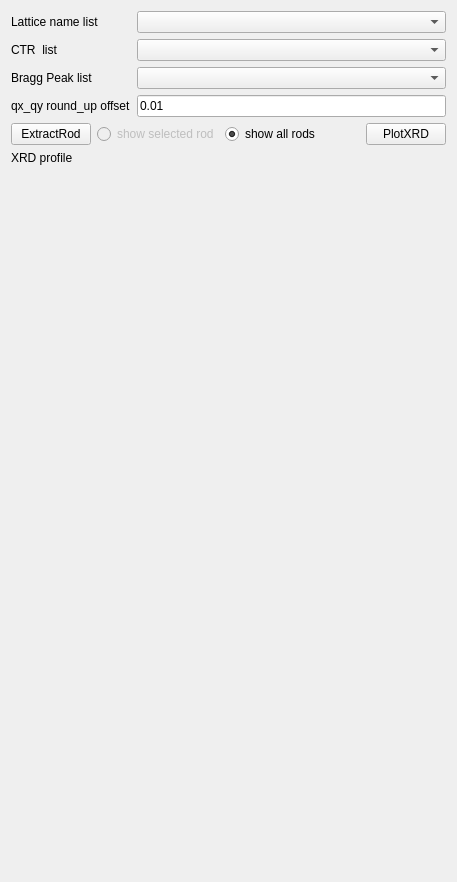
       <widget class="QWidget" name="tab_2">
        <attribute name="title">
         <string>ExtractRod</string>
        </attribute>
        <layout class="QVBoxLayout" name="verticalLayout_3">
         <item>
          <layout class="QFormLayout" name="formLayout">
           <item row="0" column="0">
            <widget class="QLabel" name="label_3">
             <property name="text">
              <string>Lattice name list</string>
             </property>
            </widget>
           </item>
           <item row="0" column="1">
            <widget class="QComboBox" name="comboBox_names"/>
           </item>
           <item row="1" column="0">
            <widget class="QLabel" name="label_4">
             <property name="text">
              <string>CTR  list</string>
             </property>
            </widget>
           </item>
           <item row="1" column="1">
            <widget class="QComboBox" name="comboBox_HKs"/>
           </item>
           <item row="3" column="0">
            <widget class="QLabel" name="label_5">
             <property name="text">
              <string>qx_qy round_up offset</string>
             </property>
            </widget>
           </item>
           <item row="3" column="1">
            <widget class="QLineEdit" name="lineEdit_q_offset">
             <property name="text">
              <string>0.01</string>
             </property>
            </widget>
           </item>
           <item row="2" column="0">
            <widget class="QLabel" name="label_27">
             <property name="text">
              <string>Bragg Peak list</string>
             </property>
            </widget>
           </item>
           <item row="2" column="1">
            <widget class="QComboBox" name="comboBox_bragg_peak"/>
           </item>
          </layout>
         </item>
         <item>
          <layout class="QHBoxLayout" name="horizontalLayout_4">
           <item>
            <widget class="QPushButton" name="pushButton_extract_in_viewer">
             <property name="text">
              <string>ExtractRod</string>
             </property>
            </widget>
           </item>
           <item>
            <widget class="QRadioButton" name="radioButton_single_rod">
             <property name="enabled">
              <bool>false</bool>
             </property>
             <property name="text">
              <string>show selected rod</string>
             </property>
            </widget>
           </item>
           <item>
            <widget class="QRadioButton" name="radioButton_all_rods">
             <property name="text">
              <string>show all rods</string>
             </property>
             <property name="checked">
              <bool>true</bool>
             </property>
            </widget>
           </item>
           <item>
            <spacer name="horizontalSpacer">
             <property name="orientation">
              <enum>Qt::Horizontal</enum>
             </property>
             <property name="sizeHint" stdset="0">
              <size>
               <width>40</width>
               <height>20</height>
              </size>
             </property>
            </spacer>
           </item>
           <item>
            <widget class="QPushButton" name="pushButton_plot_XRD_profiles">
             <property name="text">
              <string>PlotXRD</string>
             </property>
            </widget>
           </item>
          </layout>
         </item>
         <item>
          <widget class="QLabel" name="label_6">
           <property name="text">
            <string>XRD profile</string>
           </property>
          </widget>
         </item>
         <item>
          <widget class="MplWidget" name="widget" native="true">
           <property name="sizePolicy">
            <sizepolicy hsizetype="Preferred" vsizetype="Expanding">
             <horstretch>0</horstretch>
             <verstretch>0</verstretch>
            </sizepolicy>
           </property>
           <property name="minimumSize">
            <size>
             <width>0</width>
             <height>700</height>
            </size>
           </property>
          </widget>
         </item>
        </layout>
       </widget>
